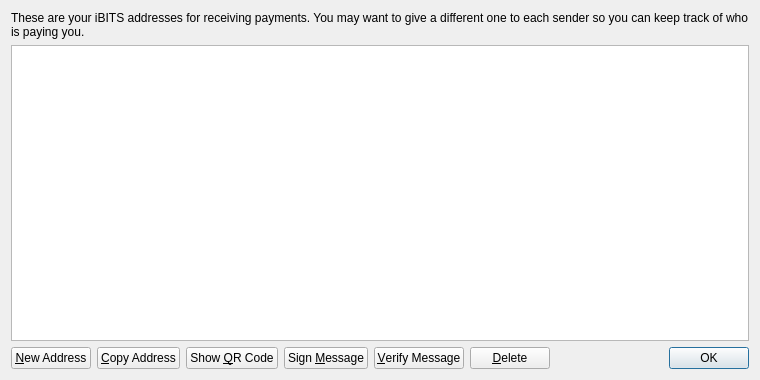
<?xml version="1.0" encoding="UTF-8"?>
<ui version="4.0">
 <class>AddressBookPage</class>
 <widget class="QWidget" name="AddressBookPage">
  <property name="geometry">
   <rect>
    <x>0</x>
    <y>0</y>
    <width>760</width>
    <height>380</height>
   </rect>
  </property>
  <property name="windowTitle">
   <string>Address Book</string>
  </property>
  <layout class="QVBoxLayout" name="verticalLayout">
   <item>
    <widget class="QLabel" name="labelExplanation">
     <property name="text">
      <string>These are your iBITS addresses for receiving payments. You may want to give a different one to each sender so you can keep track of who is paying you.</string>
     </property>
     <property name="textFormat">
      <enum>Qt::PlainText</enum>
     </property>
     <property name="wordWrap">
      <bool>true</bool>
     </property>
    </widget>
   </item>
   <item>
    <widget class="QTableView" name="tableView">
     <property name="contextMenuPolicy">
      <enum>Qt::CustomContextMenu</enum>
     </property>
     <property name="toolTip">
      <string>Double-click to edit address or label</string>
     </property>
     <property name="tabKeyNavigation">
      <bool>false</bool>
     </property>
     <property name="selectionMode">
      <enum>QAbstractItemView::SingleSelection</enum>
     </property>
     <property name="selectionBehavior">
      <enum>QAbstractItemView::SelectRows</enum>
     </property>
     <property name="sortingEnabled">
      <bool>true</bool>
     </property>
     <attribute name="verticalHeaderVisible">
      <bool>false</bool>
     </attribute>
    </widget>
   </item>
   <item>
    <layout class="QHBoxLayout" name="horizontalLayout">
     <item>
      <widget class="QPushButton" name="newAddressButton">
       <property name="toolTip">
        <string>Create a new address</string>
       </property>
       <property name="text">
        <string>&amp;New Address</string>
       </property>
      </widget>
     </item>
     <item>
      <widget class="QPushButton" name="copyToClipboard">
       <property name="toolTip">
        <string>Copy the currently selected address to the system clipboard</string>
       </property>
       <property name="text">
        <string>&amp;Copy Address</string>
       </property>
      </widget>
     </item>
     <item>
      <widget class="QPushButton" name="showQRCode">
       <property name="text">
        <string>Show &amp;QR Code</string>
       </property>
      </widget>
     </item>
     <item>
      <widget class="QPushButton" name="signMessage">
       <property name="toolTip">
        <string>Sign a message to prove you own a iBITS address</string>
       </property>
       <property name="text">
        <string>Sign &amp;Message</string>
       </property>
      </widget>
     </item>
     <item>
      <widget class="QPushButton" name="verifyMessage">
       <property name="toolTip">
        <string>Verify a message to ensure it was signed with a specified iBITS address</string>
       </property>
       <property name="text">
        <string>&amp;Verify Message</string>
       </property>
      </widget>
     </item>
     <item>
      <widget class="QPushButton" name="deleteButton">
       <property name="toolTip">
        <string>Delete the currently selected address from the list</string>
       </property>
       <property name="text">
        <string>&amp;Delete</string>
       </property>
      </widget>
     </item>
     <item>
      <spacer name="horizontalSpacer">
       <property name="orientation">
        <enum>Qt::Horizontal</enum>
       </property>
       <property name="sizeHint" stdset="0">
        <size>
         <width>40</width>
         <height>20</height>
        </size>
       </property>
      </spacer>
     </item>
     <item>
      <widget class="QDialogButtonBox" name="buttonBox">
       <property name="sizePolicy">
        <sizepolicy hsizetype="Maximum" vsizetype="Fixed">
         <horstretch>0</horstretch>
         <verstretch>0</verstretch>
        </sizepolicy>
       </property>
       <property name="standardButtons">
        <set>QDialogButtonBox::Ok</set>
       </property>
      </widget>
     </item>
    </layout>
   </item>
  </layout>
 </widget>
 <resources>
  <include location="../bitcoin.qrc"/>
 </resources>
 <connections/>
</ui>
